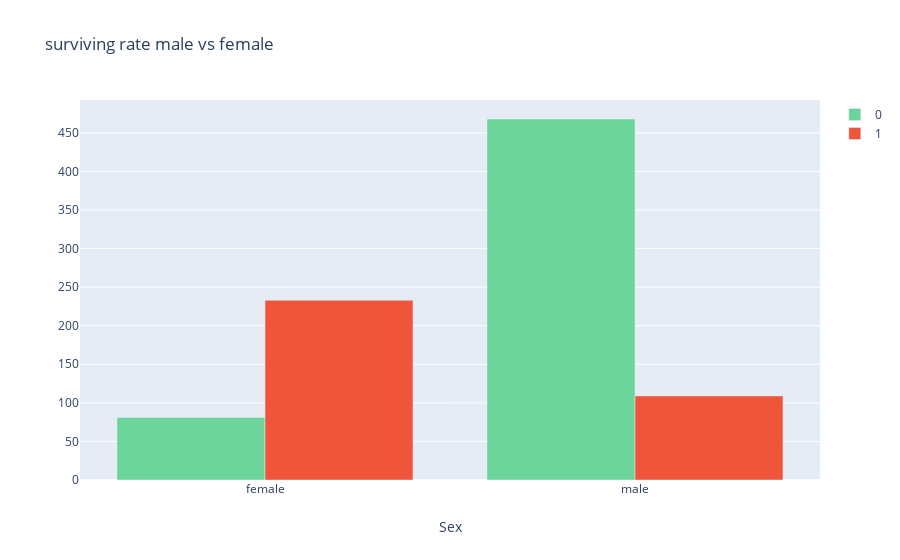

The notebook cell saved with this chart:
### Code cell
col='Sex'
v1=d1[col].value_counts().reset_index()
v1=v1.rename(columns={col:'count','index':col})
v1['percent']=v1['count'].apply(lambda x : 100*x/sum(v1['count']))
v1=v1.sort_values(col)
v2=d2[col].value_counts().reset_index()
v2=v2.rename(columns={col:'count','index':col})
v2['percent']=v2['count'].apply(lambda x : 100*x/sum(v2['count']))
v2=v2.sort_values(col)
trace1 = go.Bar(x=v1[col], y=v1["count"], name="0", marker=dict(color="#6ad49b"))
trace2 = go.Bar(x=v2[col], y=v2["count"], name="1", marker=dict())
y = [trace1, trace2]
layout={'title':"surviving rate male vs female",'xaxis':{'title':"Sex"}}
fig = go.Figure(data=y, layout=layout)
fig.layout.template='plotly'
iplot(fig)

### Figure 1 — Plotly figure (JSON) as saved in the notebook; plotly's stock layout.template omitted (floating-point values rounded to 4 significant figures)
{"data": [{"marker": {"color": "#6ad49b"}, "name": "0", "type": "bar", "uid": "209ad870-c69f-422e-85a2-af8b6155a5fa", "x": ["female", "male"], "y": [81, 468]}, {"name": "1", "type": "bar", "uid": "e1c4db6f-0b27-4cd8-bfae-0b466d021df0", "x": ["female", "male"], "y": [233, 109]}], "layout": {"title": {"text": "surviving rate male vs female"}, "xaxis": {"title": {"text": "Sex"}}}}
